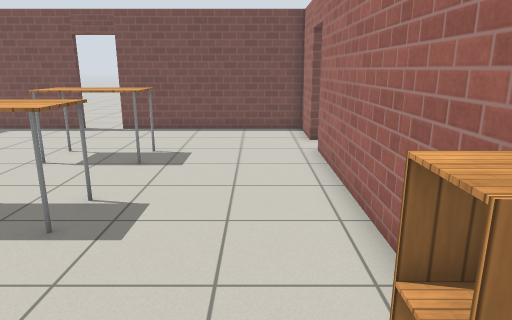
view 1 (above)

16 first-person views from a walk through a world built for the Gazebo simulator. The camera is 1.3 m above the floor, tilts 14° down and sees 70° across. The floor is counted in squares, 0.5 m on a side. Each view is taken from the middle of a square. On the plan, view 1 faces up. The plan holds only what a view shows up to about 20 squares ahead; the rest is blank. Simple patterns stand in for the simulator's built-in surfaces.

view 2
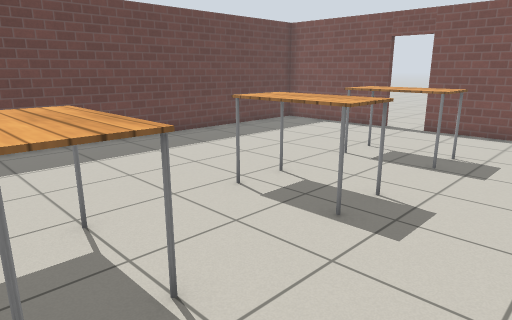

view 3
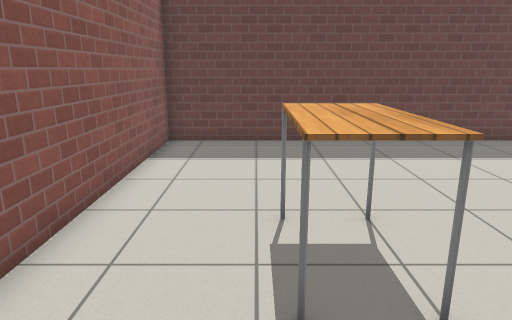

view 4
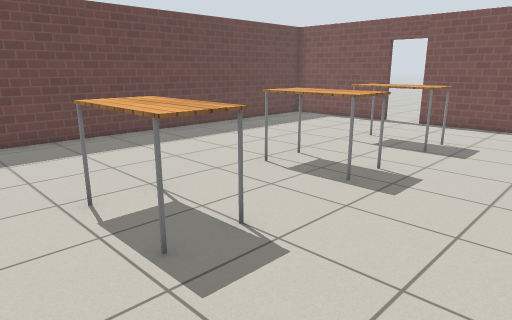

view 5
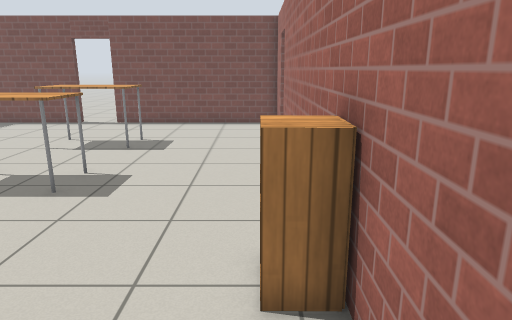

view 6
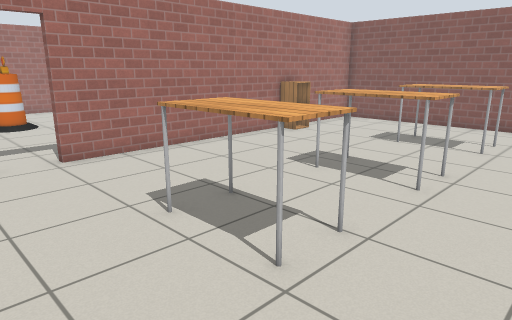

view 7
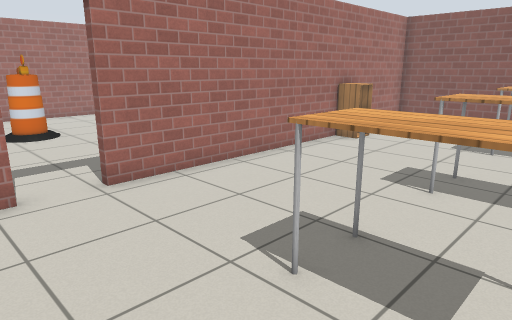

view 8
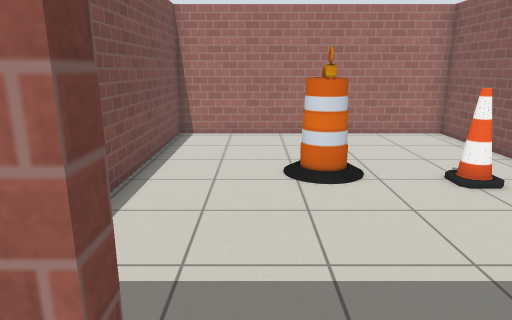

view 9
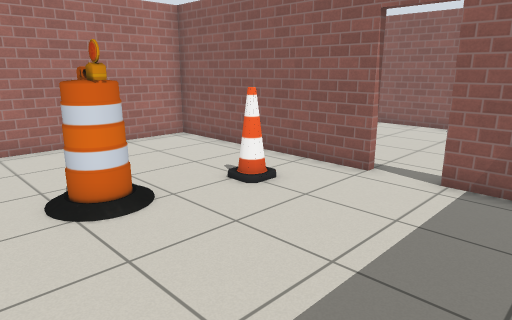

view 10
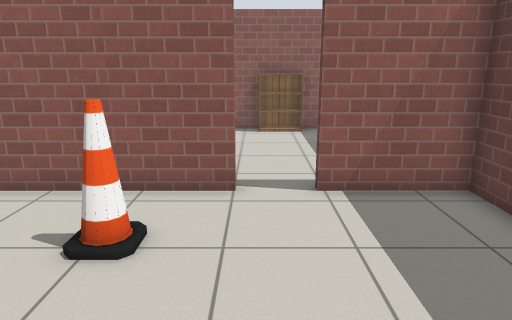

view 11
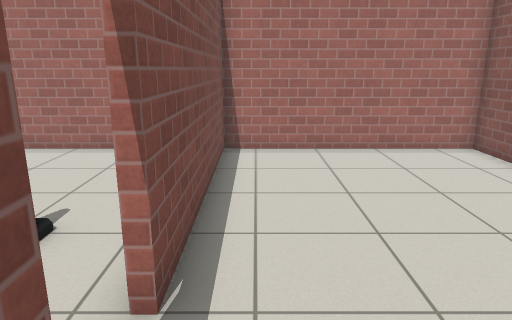

view 12
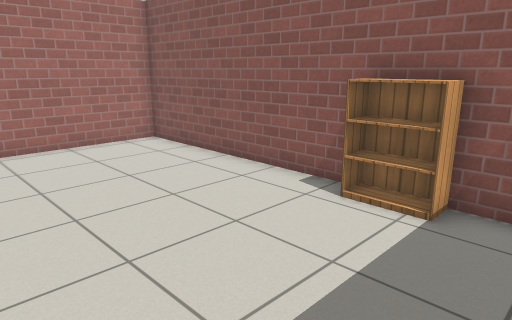

view 13
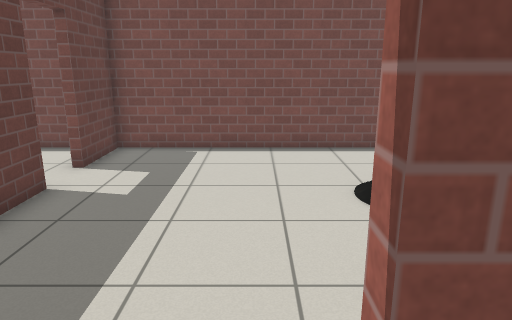

view 14
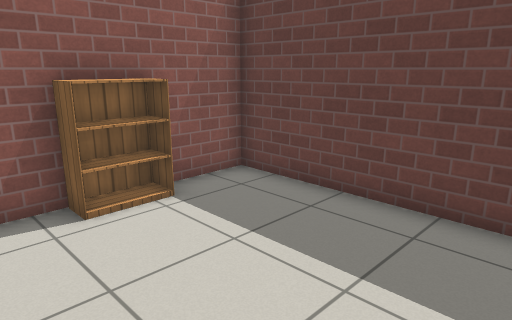

view 15
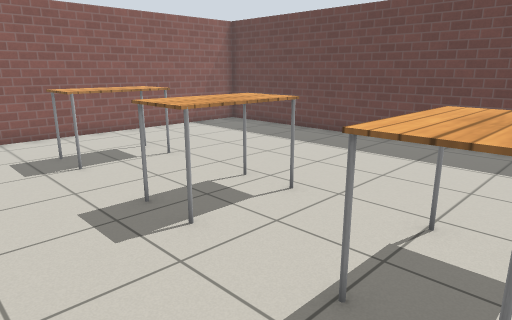

view 16
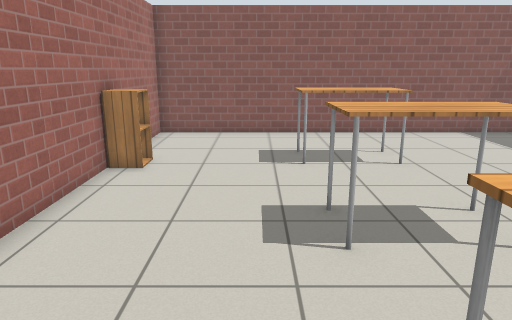

### Floor plan
Ten units are one square. View 1 is at (0, 0); x grows to the right and y downward. Boxes are objects, and circles mark ways between rooms. Rooms are numbered by the first view taken in them; rooms with no view inside come last. Other rooms are left out.
<svg viewBox="-139 -166 304 203">
<path fill="none" stroke="#000" d="M20 -25 20 -119M-76 -161 -134 -161 -134 32 20 32 20 -15M20 -135 20 -161 -60 -161M74 -54 160 -54 160 -161 23 -161 23 -135M23 -119 23 -102M23 -67 23 -54 58 -54M65 32 160 32 160 -51 74 -51M58 -51 53 -51M20 -15 20 -25M23 -31 23 32 55 32"/>
<rect x="-65" y="-25" width="40" height="20" fill="#bbb"><title>table</title></rect>
<rect x="-65" y="-75" width="40" height="20" fill="#bbb"><title>table</title></rect>
<rect x="-65" y="-115" width="40" height="20" fill="#bbb"><title>table</title></rect>
<rect x="5" y="-25" width="20" height="10" fill="#bbb"><title>cabinet</title></rect>
<rect x="85" y="-85" width="10" height="10" fill="#bbb"><title>cone</title></rect>
<rect x="95" y="-125" width="10" height="20" fill="#bbb"><title>barrel</title></rect>
<circle cx="20" cy="-125" r="3" fill="#2a7"/>
<circle cx="65" cy="-50" r="3" fill="#2a7"/>
<text x="-60" y="-70">1</text>
<text x="90" y="-110">2</text>
<text x="90" y="-10">3</text>
</svg>
Room 1 opens to room 2. Room 2 opens to room 3.

Where each view was taken, in squares from view 1:
view 1: 0 up, 0 right, facing up
view 2: 0 up, 0 right, facing up-left
view 3: 0 up, 0 right, facing left
view 4: 2 down, 1 right, facing up-left
view 5: 2 down, 1 right, facing up
view 6: 15 up, 9 left, facing down-right
view 7: 15 up, 6 left, facing down-right
view 8: 13 up, 1 right, facing right
view 9: 14 up, 3 right, facing down-right
view 10: 13 up, 7 right, facing down
view 11: 4 up, 4 right, facing right
view 12: 4 up, 3 right, facing down-right
view 13: 4 up, 7 right, facing up
view 14: 4 up, 9 right, facing down-left
view 15: 12 up, 0 right, facing down-left
view 16: 12 up, 2 left, facing down
